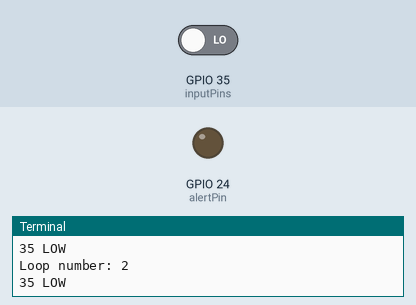
Recording of a program running on a simulated Raspberry Pi (BCM pin numbers). Parts: output pins drawn as LEDs (lit = HIGH), the last lines printed to the terminal. Inputs (shaded band) come from the test bench; at power-on: GPIO 35 (inputPins) LOW.

Above: at 1.2 s.
1.3 s: GPIO 35 (inputPins) driven HIGH
At 3.2 s:
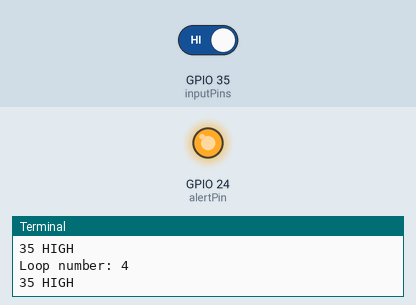
3.5 s: GPIO 35 (inputPins) driven LOW
At 5.0 s:
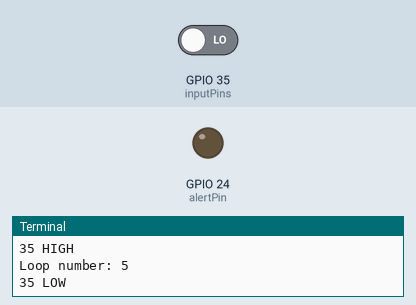
Timing chart, 0 to 6.5 s (numbered marks = the images above; inputs shaded):
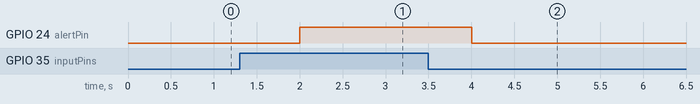

Measured:
- after the input at 1.3 s, GPIO 24 (alertPin): LOW → HIGH after 0.70 s
- after the input at 3.5 s, GPIO 24 (alertPin): HIGH → LOW after 0.50 s

The program:

gpioPoller.py
```python
#!/usr/bin/env python
#
# program periodically checks RasPi GPIO lines and sets some other line on a raspberry pi
#
from time import sleep     # Allows us to call the sleep function to slow down our loop
import RPi.GPIO as GPIO    # Allows us to call our GPIO pins and names it just GPIO


# This pin goes high if you want an 'alert' for some conditions
alertPin  = 24

# Put gpio pin numbers in this array and they are re-checked on the loop interval
#inputPins = [31, 32, 33, 34]
inputPins = [35]

GPIO.setmode(GPIO.BCM)     # Set's GPIO pins to Pi GPIO numbering.  Use GPIO.BCM for direct BCM pins

GPIO.setup(alertPin, GPIO.OUT)

GPIO.setup(inputPins, GPIO.IN)    # Set all input pins to be an input

loopIdx = 1

# Start a loop that never ends
while True:
    print('Loop number: ' + str(loopIdx))
    for pin in inputPins:
        if (GPIO.input(pin) == True): # Physically read the pin now
            print(str(pin) + ' HIGH')
            GPIO.output(alertPin, GPIO.HIGH)
        else:
            print(str(pin) + ' LOW')
            GPIO.output(alertPin, GPIO.LOW)
    sleep(1);           # Sleep for a full second before restarting our loop
    loopIdx += 1
```
